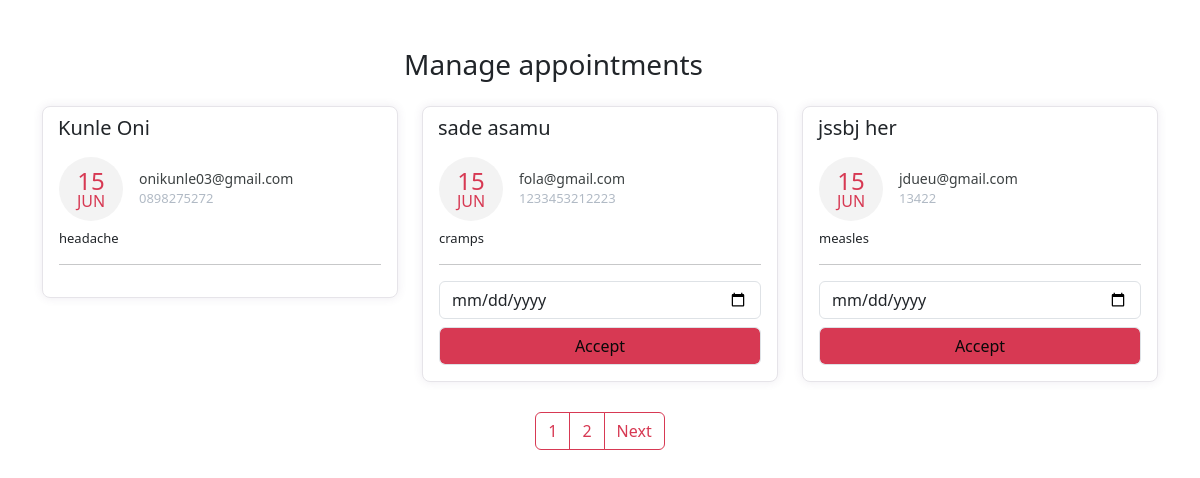
Page /manage-appointments on the earlier database version.
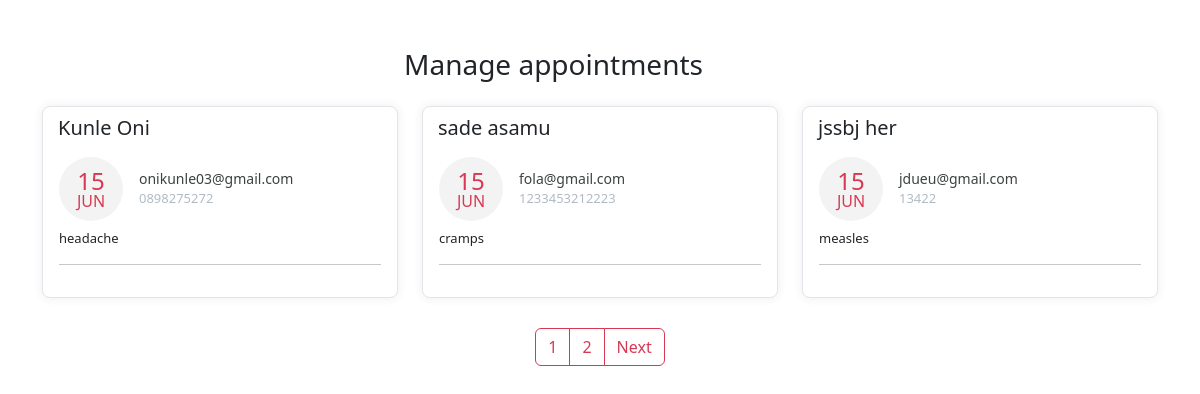
Same page on the later database version.
### medconnectMain/models.py (models this page shows, shortened)
class Appointment(models.Model):
    first_name = models.CharField(max_length=50)
    last_name = models.CharField(max_length=50)
    email = models.CharField(max_length=50)
    phone = models.CharField(max_length=50)
    request = models.TextField(blank=True)
    sent_date = models.DateField(auto_now_add=True)
    accepted = models.BooleanField(default=False)
    accepted_date = models.DateField(auto_now_add=False, null=True, blank=True)
    class Meta:
        ordering = ["-sent_date"]

### medconnectMain/views.py (the view, shortened to what this page needs)
# urls.py: path("manage-appointments", ManageAppointmentTemplateView.as_view(), name="manage"),
class ManageAppointmentTemplateView(ListView):
    template_name = "manage-appointments.html"
    model = Appointment
    context_object_name = "appointments"
    login_required = True
    paginate_by = 3
    def get_context_data(self, *args, **kwargs):
        context = super().get_context_data(*args, **kwargs)
        appointments = Appointment.objects.all()
        context.update({
            "title":"Manage Appointments"
        })
        return context

### templates/manage-appointments.html (shortened to what this page needs)
<!DOCTYPE html>
<html lang="en">
<head>
    <link href="https://cdn.jsdelivr.net/npm/bootstrap@5.3.0/dist/css/bootstrap.min.css" rel="stylesheet">
</head>
    <div class="container mt-5">
        <div class="col-11 text-center mt-4 mb-4">
            <h3>
                Manage appointments
            </h3>
        </div>
        <div class="row">
        {% for app in appointments %}
            <div class="col-lg-4">
                <div class="card card-margin">
                    <div class="card-header no-border">
                        <h5 class="card-title">{{app.first_name}} {{app.last_name}}</h5>
                    </div>
                    <div class="card-body pt-0">
                        <div class="widget-49">
                            <div class="widget-49-title-wrapper">
                                <div class="widget-49-date-primary">
                                    <span class="widget-49-date-day">{{app.sent_date|date:"d"}}</span>
                                    <span class="widget-49-date-month">{{app.sent_date|date:"M"}}</span>
                                </div>
                                <div class="widget-49-meeting-info">
                                    <span class="widget-49-pro-title">{{app.email}}</span>
                                    <span class="widget-49-meeting-time">{{app.phone}}</span>
                                </div>
                            </div>
                            <div class="widget-49-meeting-points">
                                <span>{{app.request}}</span>
                            </div>
                            <hr class="w-100">
                            {% if app.accepted == False %}
                            <form method="POST" action="{% url 'manage' %}">
                            <div class="form-group">
                                <input type="date" name="date" class="form-control mb-2"
                                    placeholder="dd-mm-yyyy" value=""
                                    min="1997-01-01" max="2030-12-31">
                                <input class="btn-block btn-primary form-control" type="submit" value="Accept">
                            </div>
                            </form>
                            {% endif %}
                        </div>
                    </div>
                </div>
            </div>
        {% endfor %}
        </div>
        {% if is_paginated %}
        <div class="wrapper">
            <nav aria-label="Page navigation example">
                <ul class="pagination">
                    {% for number in page_obj.paginator.page_range %}
                    <li class="page-item"><a class="page-link" href="?page={{number}}">{{number}}</a></li>
                    {% endfor %}
                    {% if page_obj.has_next %}
                    <li class="page-item"><a class="page-link" href="?page={{page_obj.prebious_page_number}}">Next</a></li>
                    {% endif %}
                </ul>
            </nav>
        </div>
        {% endif %}

Differences in the rows shown:
changed Appointment "sade": accepted False → True (drawn); value "Accept" → (not shown)
changed Appointment "jssbj": accepted False → True (drawn); value "Accept" → (not shown)
